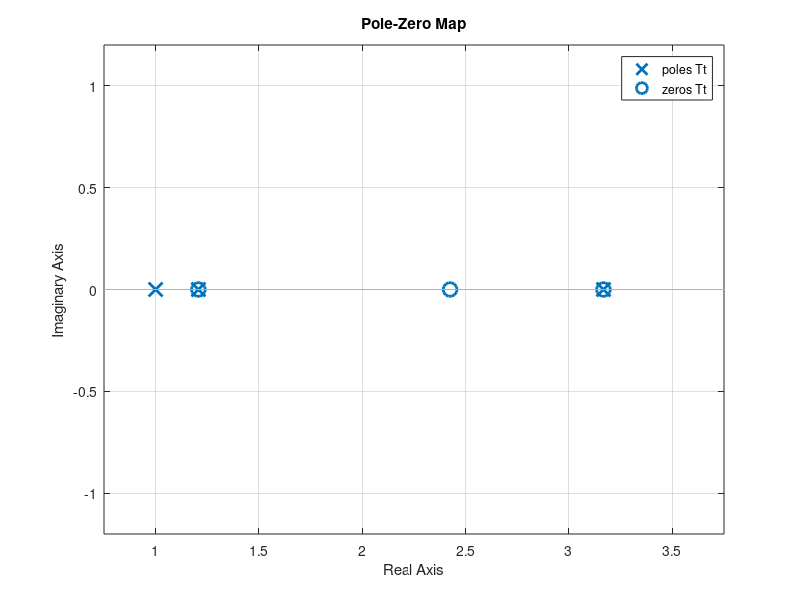

Source code (MATLAB):
clc;clear;
T=3e-3;
A=[1 0 0.18];
B=[1 0.8 0.18];
Hs=tf(A,B);
W=0:100;
hs=freqs(A,B,W);
ModHs=20*log10(abs(hs));
w=0:pi/1000:0.5*pi;
[b,a]=bilinear(A,B,1/T,1.04);%el denominador y numerador del filtro
Hz=freqz(b,a,w);
ModHz=20*log10(abs(Hz));
Tt=tf(a,b);
pzmap(Tt)
